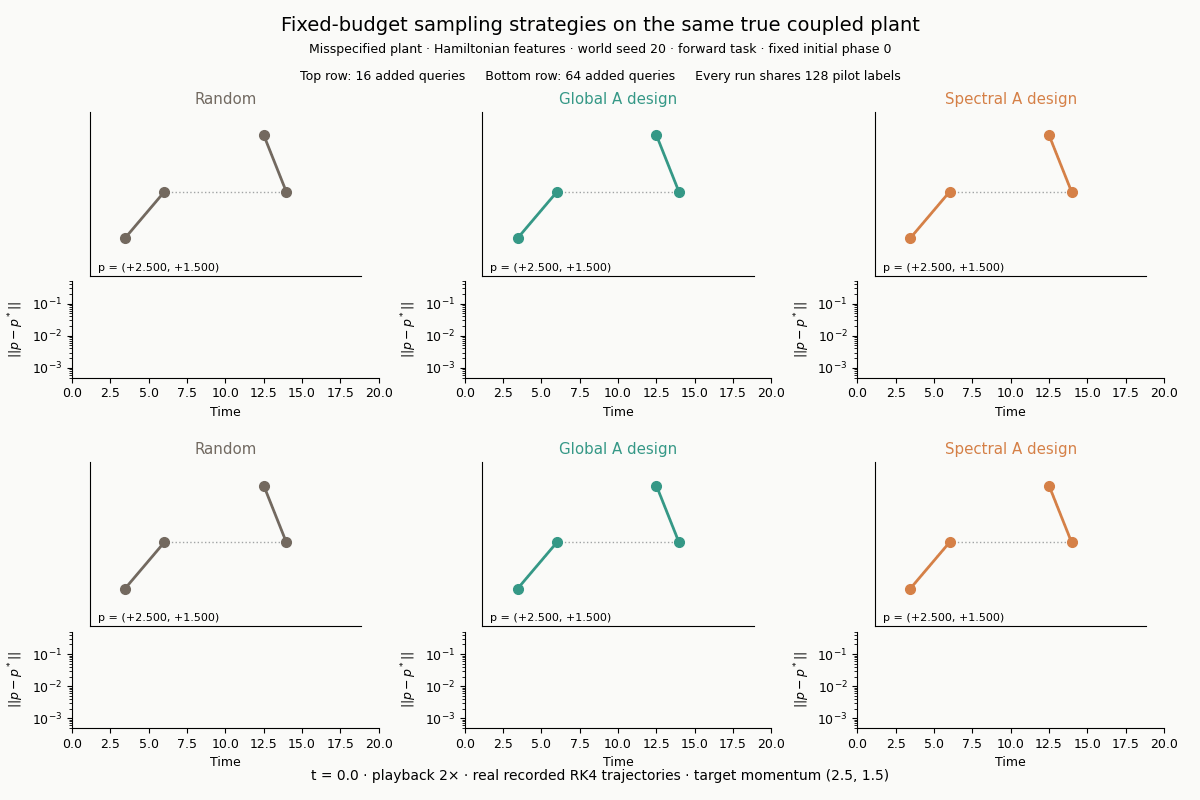
#> input picture phase7/phase7_control_comparison.gif, 1200 x 800 px; its folder holds 5 pictures in this run
$ python extract_animation_stills.py
#> lines starting #> are read from the running program, lines starting #| are printed output that depends on the picture
"""Extract exact frames from archived scientific GIFs; no simulation or selection tuning."""
from pathlib import Path
from PIL import Image, ImageDraw, ImageFont
import json,hashlib
from matplotlib.font_manager import findfont
font_path=findfont("DejaVu Sans")
R=Path(__file__).resolve().parents[1];O=R/'paper/figures';O.mkdir(exist_ok=True)
font=ImageFont.truetype(font_path,24)
small=ImageFont.truetype(font_path,19)
records=[]
def strip(name,indices,labels,boxes,rowlabels,out):
#> called with name = 'phase7_control_comparison.gif', out = 'control_animation_filmstrip.png'
 source=R/'phase7'/name;im=Image.open(source);cw=max(b[2]-b[0] for b in boxes);ch=max(b[3]-b[1] for b in boxes)
#> in strip, im is the input picture: PIL image 1200x800 P; mean R, G, B 244.1, 244.1, 242
 sheet=Image.new('RGB',(cw*3+30,(ch+40)*len(boxes)+70),'white');d=ImageDraw.Draw(sheet)
#> after `sheet = Image.new('RGB', (cw * 3 + 30, (ch + 40) * len(boxes) + 70), '`: sheet: PIL image 975x534 RGB; every value is 255
 for col,(idx,label) in enumerate(zip(indices,labels)):
  im.seek(idx);frame=im.convert('RGB');d.text((col*cw+22,12),label,font=font,fill='#172f3e')
  for row,box in enumerate(boxes):
   crop=frame.crop(box);sheet.paste(crop,(col*cw+15,65+row*(ch+40)))
   if 'acquisition' in name and row==1:
    d.text((col*cw+160,65+row*(ch+40)+302),'q1',font=ImageFont.truetype(font_path,14),fill='black')
#> this loop made 3 passes
#> pass 2, in strip, `frame = im.convert('RGB')`:
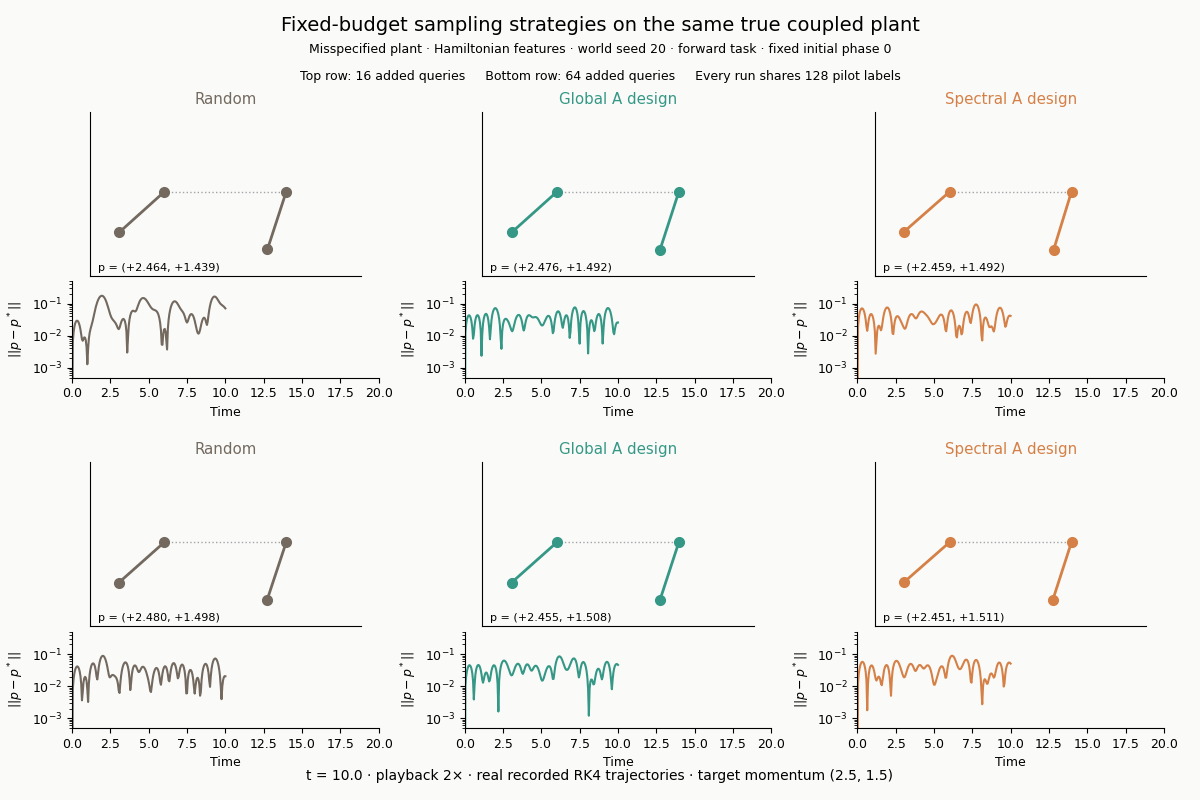
#> frame: PIL image 1200x800 RGB; mean R, G, B 243.1, 243.2, 240.8
#> pass 3, in strip, `frame = im.convert('RGB')`:
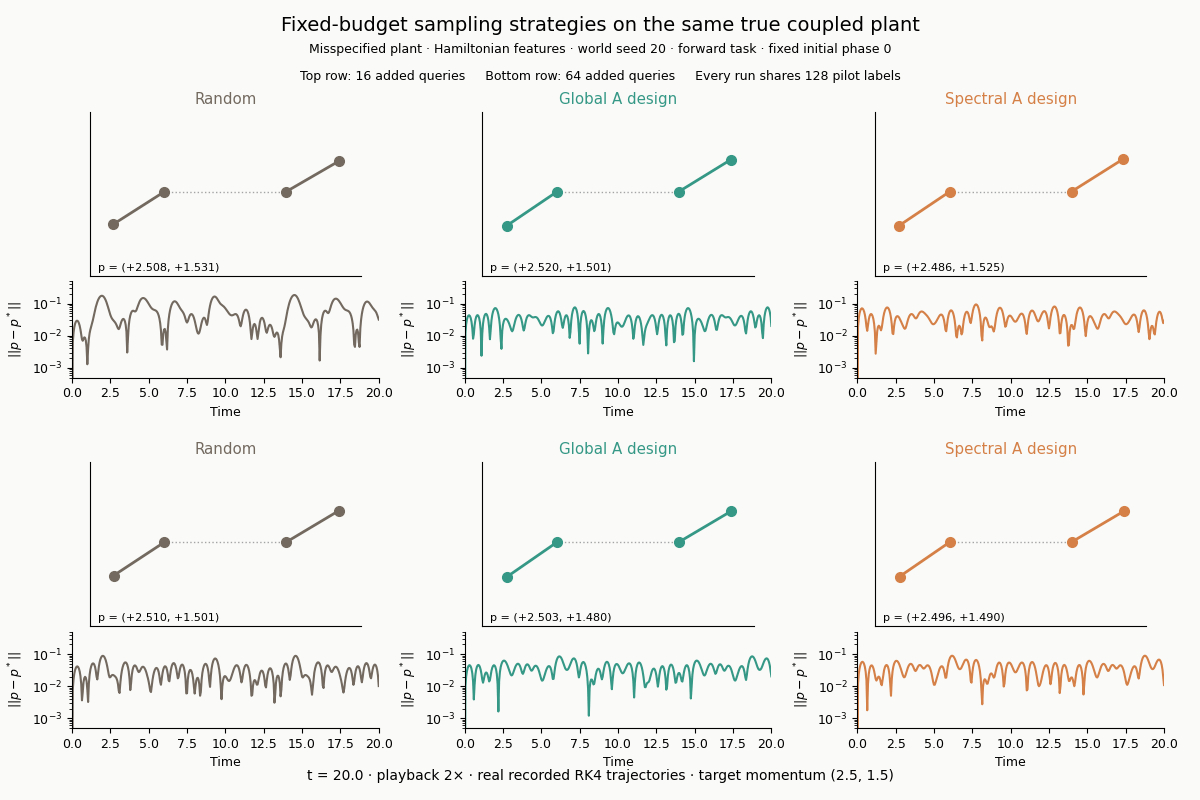
#> frame: PIL image 1200x800 RGB; mean R, G, B 242.2, 242.3, 239.8
#> after the loop:
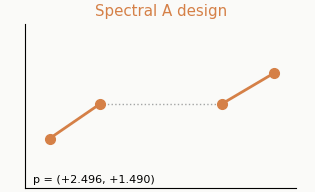
#> crop: PIL image 315x192 RGB; mean R, G, B 246.3, 244.8, 241.8
#> after the loop:
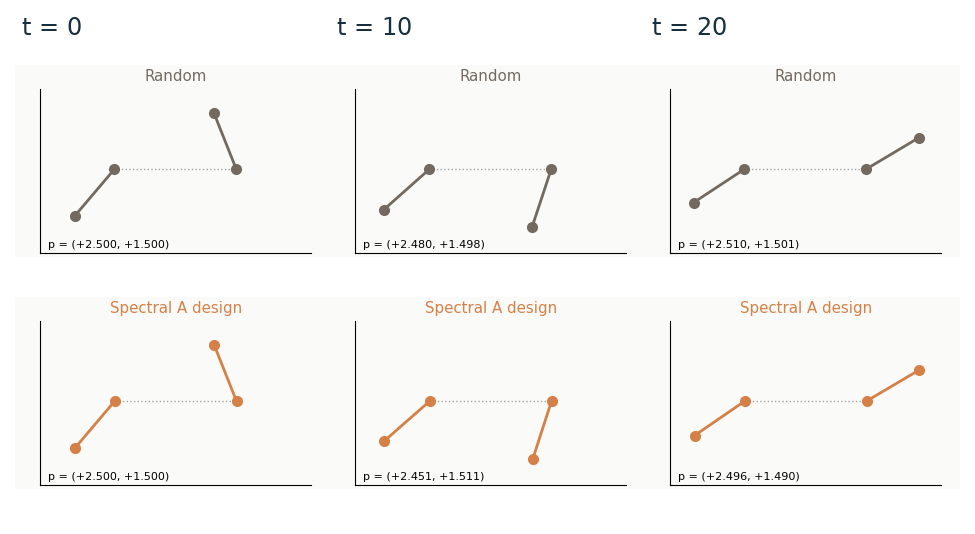
#> sheet: PIL image 975x534 RGB; mean R, G, B 248.2, 247.6, 245.9
 for row,label in enumerate(rowlabels):d.text((20,40+row*(ch+40)),label,font=small,fill='#172f3e')
 sheet.save(O/out,dpi=(180,180))
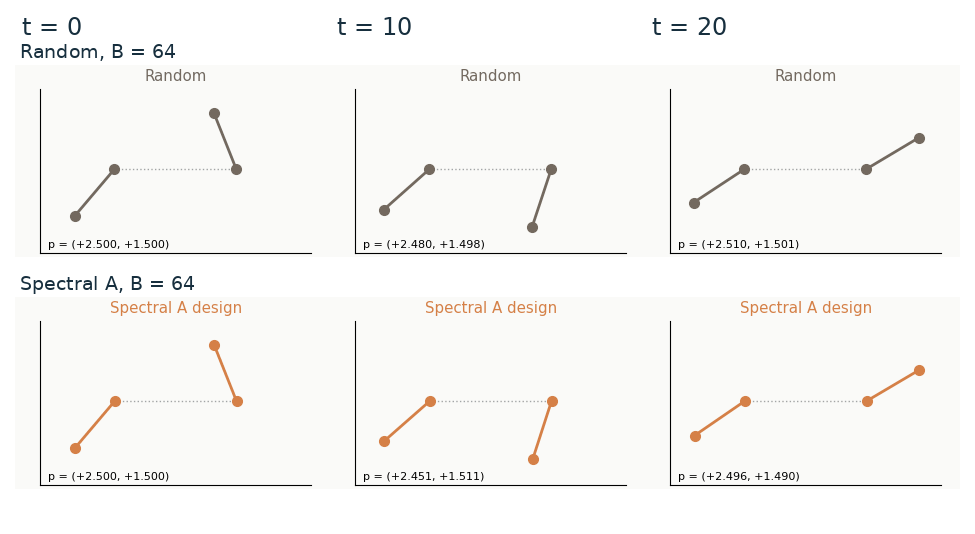
#> saved as control_animation_filmstrip.png: PIL image 975x534 RGB; mean R, G, B 247.6, 247.1, 245.4
 records.append({'figure':out,'source':str(source.relative_to(R)),'source_sha256':hashlib.sha256(source.read_bytes()).hexdigest(),'frame_indices':indices,'labels':labels,'crop_boxes':boxes,'row_labels':rowlabels,'interpretation':'exact GIF frame crops; no new numerical evaluation'})
strip('phase7_control_comparison.gif',[0,50,100],['t = 0','t = 10','t = 20'],[(65,438,380,630),(850,438,1165,630)],['Random, B = 64','Spectral A, B = 64'],'control_animation_filmstrip.png')
# Upper-right global A and lower-middle spectral A show the same variance scale.
strip('phase7_acquisition.gif',[0,16,64],['0 added labels','16 added labels','64 added labels'],[(750,80,1065,398),(425,408,740,710)],['Global A','Spectral A'],'acquisition_animation_filmstrip.png')
#> (the run stopped early here; a loop or call above may not have finished)
